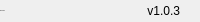
              <widget class="QFrame" name="bottomBar">
               <property name="minimumSize">
                <size>
                 <width>0</width>
                 <height>22</height>
                </size>
               </property>
               <property name="maximumSize">
                <size>
                 <width>16777215</width>
                 <height>22</height>
                </size>
               </property>
               <property name="frameShape">
                <enum>QFrame::NoFrame</enum>
               </property>
               <property name="frameShadow">
                <enum>QFrame::Raised</enum>
               </property>
               <layout class="QHBoxLayout" name="horizontalLayout_5">
                <property name="spacing">
                 <number>0</number>
                </property>
                <property name="leftMargin">
                 <number>0</number>
                </property>
                <property name="topMargin">
                 <number>0</number>
                </property>
                <property name="rightMargin">
                 <number>0</number>
                </property>
                <property name="bottomMargin">
                 <number>0</number>
                </property>
                <item>
                 <widget class="QLabel" name="creditsLabel">
                  <property name="maximumSize">
                   <size>
                    <width>16777215</width>
                    <height>16</height>
                   </size>
                  </property>
                  <property name="font">
                   <font>
                    <family>Segoe UI</family>
                    <pointsize>-1</pointsize>
                    <weight>50</weight>
                    <italic>false</italic>
                    <bold>false</bold>
                   </font>
                  </property>
                  <property name="text">
                   <string>By: blyang</string>
                  </property>
                  <property name="alignment">
                   <set>Qt::AlignLeading|Qt::AlignLeft|Qt::AlignVCenter</set>
                  </property>
                 </widget>
                </item>
                <item>
                 <widget class="QLabel" name="version">
                  <property name="text">
                   <string>v1.0.3</string>
                  </property>
                  <property name="alignment">
                   <set>Qt::AlignRight|Qt::AlignTrailing|Qt::AlignVCenter</set>
                  </property>
                 </widget>
                </item>
                <item>
                 <widget class="QFrame" name="frame_size_grip">
                  <property name="minimumSize">
                   <size>
                    <width>20</width>
                    <height>0</height>
                   </size>
                  </property>
                  <property name="maximumSize">
                   <size>
                    <width>20</width>
                    <height>16777215</height>
                   </size>
                  </property>
                  <property name="frameShape">
                   <enum>QFrame::NoFrame</enum>
                  </property>
                  <property name="frameShadow">
                   <enum>QFrame::Raised</enum>
                  </property>
                 </widget>
                </item>
               </layout>
              </widget>
